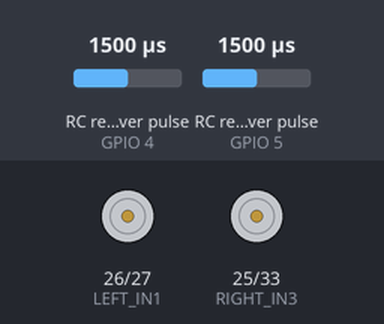
Simulated run of this sketch. Board: ESP32. On the bench: motor-driver pin pairs drawn as motors (green arrow = first pin HIGH = forward, orange = second pin HIGH = backward, longer = more drive, scaled by the enable pin). Wiring (inferred from the names in the program): 2 × RC receiver channel: data GPIO 4 / data GPIO 5. The inputs (shaded band) are chosen by the test bench; at power-on: RC receiver pulse (sensors on GPIO 4, GPIO 5) 1500 µs.

Above: at 1.2 s.
1.3 s: RC receiver pulse (sensor on GPIO 4) set to 1476 µs
2.8 s: RC receiver pulse (sensor on GPIO 4) set to 1452 µs
At 3.1 s:
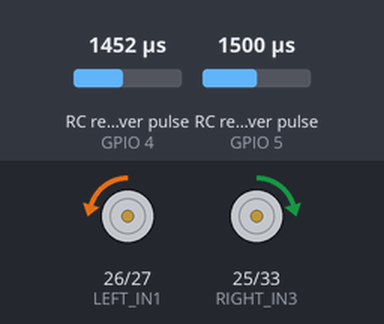
4.3 s: RC receiver pulse (sensor on GPIO 5) set to 1480 µs
At 5.4 s:
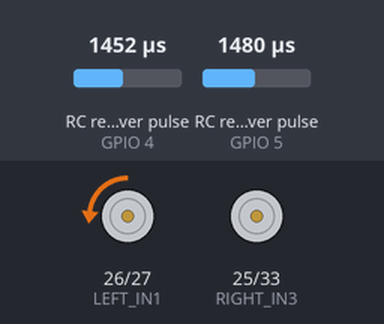
5.8 s: RC receiver pulse (sensor on GPIO 5) set to 1020 µs
At 6.6 s:
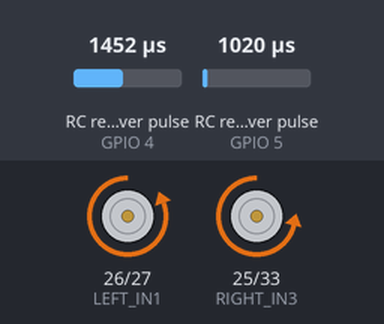
7.3 s: RC receiver pulse (sensor on GPIO 4) set to 1020 µs
At 7.7 s:
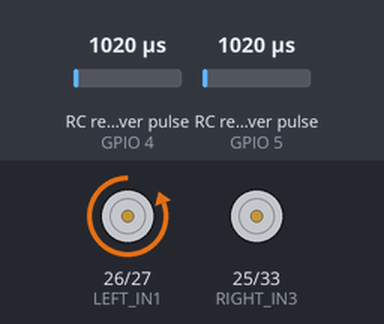
8.8 s: RC receiver pulse (sensor on GPIO 5) set to 1042 µs
10.3 s: RC receiver pulse (sensor on GPIO 5) set to 1074 µs
At 11.2 s:
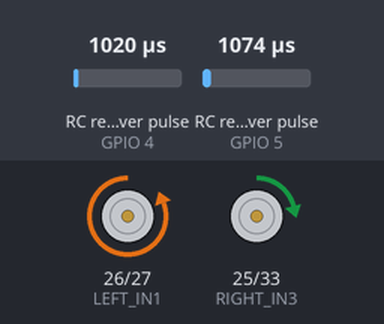
Timing chart, 0 to 12.8 s (numbered marks = the images above; inputs shaded):
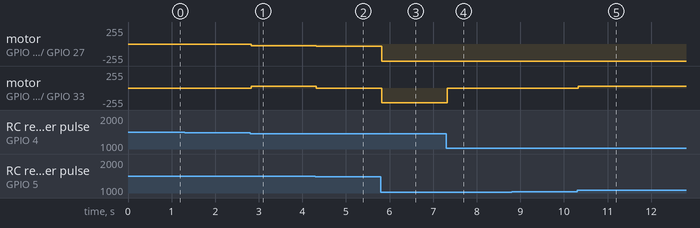

Measured:
- after the input at 1.3 s, every drawn part: stays the same
- after the input at 2.8 s, motor on GPIO 26 (LEFT_IN1) / GPIO 27 (LEFT_IN2): stopped → backward 25/255 at once; motor on GPIO 25 (RIGHT_IN3) / GPIO 33 (RIGHT_IN4): stopped → forward 25/255 at once
- after the input at 4.3 s, motor on GPIO 26 (LEFT_IN1) / GPIO 27 (LEFT_IN2): backward 25/255 → backward 36/255 at once; motor on GPIO 25 (RIGHT_IN3) / GPIO 33 (RIGHT_IN4): forward 25/255 → stopped at once
- after the input at 5.8 s, motor on GPIO 26 (LEFT_IN1) / GPIO 27 (LEFT_IN2): backward 36/255 → backward 255/255 at once; motor on GPIO 25 (RIGHT_IN3) / GPIO 33 (RIGHT_IN4): stopped → backward 219/255 at once
- after the input at 7.3 s, motor on GPIO 25 (RIGHT_IN3) / GPIO 33 (RIGHT_IN4): backward 219/255 → stopped at once
- after the input at 8.8 s, every drawn part: stays the same
- after the input at 10.3 s, motor on GPIO 25 (RIGHT_IN3) / GPIO 33 (RIGHT_IN4): stopped → forward 27/255 at once

The sketch:

steering.ino
```cpp
#include <Arduino.h>

// Define pins for motor drivers
#define LEFT_IN1 26
#define LEFT_IN2 27
#define LEFT_ENA 14

#define RIGHT_IN3 25
#define RIGHT_IN4 33
#define RIGHT_ENB 32

// Define pins for RC receiver channels
#define CH1_PIN 4  // Steering (left/right), assuming Channel 1
#define CH2_PIN 5  // Throttle (forward/backward), assuming Channel 2

// PWM properties for ESP32
const int PWM_FREQ = 1000;  // 1kHz PWM frequency
const int PWM_RES = 8;      // 8-bit resolution (0-255)

// Deadzone for sticks to prevent jitter
const int DEADZONE = 20;

// Function to drive a motor
void driveMotor(int in1, int in2, int en, int speed) {
  if (abs(speed) < DEADZONE) {
    speed = 0;
  }

  if (speed > 0) {
    digitalWrite(in1, HIGH);
    digitalWrite(in2, LOW);
    ledcWrite(en, abs(speed));
  } else if (speed < 0) {
    digitalWrite(in1, LOW);
    digitalWrite(in2, HIGH);
    ledcWrite(en, abs(speed));
  } else {
    digitalWrite(in1, LOW);
    digitalWrite(in2, LOW);
    ledcWrite(en, 0);
  }
}

void setup() {
  // Set pin modes for motor control
  pinMode(LEFT_IN1, OUTPUT);
  pinMode(LEFT_IN2, OUTPUT);
  pinMode(RIGHT_IN3, OUTPUT);
  pinMode(RIGHT_IN4, OUTPUT);

  // Set up PWM for ENA and ENB
  ledcAttach(LEFT_ENA, PWM_FREQ, PWM_RES);
  ledcAttach(RIGHT_ENB, PWM_FREQ, PWM_RES);

  // Set pin modes for RC inputs
  pinMode(CH1_PIN, INPUT);
  pinMode(CH2_PIN, INPUT);

  // Initialize serial for debugging (optional)
  Serial.begin(115200);
}

void loop() {
  // Read pulse widths from RC receiver (timeout 25ms)
  int ch1_raw = pulseIn(CH1_PIN, HIGH, 25000);  // Steering
  int ch2_raw = pulseIn(CH2_PIN, HIGH, 25000);  // Throttle

  // If no signal, set to neutral
  if (ch1_raw == 0) ch1_raw = 1500;
  if (ch2_raw == 0) ch2_raw = 1500;

  // Map raw PWM values (1000-2000us) to -255 to 255
  int steering = map(ch1_raw, 1000, 2000, -255, 255);
  int throttle = map(ch2_raw, 1000, 2000, -255, 255);

  // Clamp values
  steering = constrain(steering, -255, 255);
  throttle = constrain(throttle, -255, 255);

  // Mix for tank drive
  int leftSpeed = throttle + steering;
  int rightSpeed = throttle - steering;

  // Clamp speeds to valid range
  leftSpeed = constrain(leftSpeed, -255, 255);
  rightSpeed = constrain(rightSpeed, -255, 255);

  // Drive motors
  driveMotor(LEFT_IN1, LEFT_IN2, LEFT_ENA, leftSpeed);
  driveMotor(RIGHT_IN3, RIGHT_IN4, RIGHT_ENB, rightSpeed);

  // Optional debug output
  // Serial.print("Steering: "); Serial.print(steering);
  // Serial.print(" Throttle: "); Serial.print(throttle);
  // Serial.print(" Left: "); Serial.print(leftSpeed);
  // Serial.print(" Right: "); Serial.println(rightSpeed);

  delay(10);  // Small delay for stability
}
```
